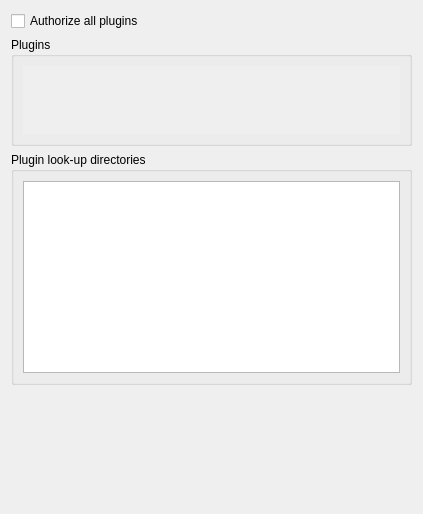
<?xml version="1.0" encoding="UTF-8"?>
<ui version="4.0">
 <class>PluginsPage</class>
 <widget class="QWidget" name="PluginsPage">
  <property name="geometry">
   <rect>
    <x>0</x>
    <y>0</y>
    <width>423</width>
    <height>514</height>
   </rect>
  </property>
  <property name="contextMenuPolicy">
   <enum>Qt::NoContextMenu</enum>
  </property>
  <layout class="QVBoxLayout" name="verticalLayout_2">
   <item>
    <widget class="QCheckBox" name="enableAll">
     <property name="sizePolicy">
      <sizepolicy hsizetype="Minimum" vsizetype="Preferred">
       <horstretch>0</horstretch>
       <verstretch>0</verstretch>
      </sizepolicy>
     </property>
     <property name="text">
      <string>Authorize all plugins</string>
     </property>
    </widget>
   </item>
   <item>
    <widget class="QGroupBox" name="groupBox">
     <property name="title">
      <string>Plugins</string>
     </property>
     <layout class="QVBoxLayout" name="verticalLayout_4">
      <item>
       <widget class="QScrollArea" name="scrollArea">
        <property name="sizePolicy">
         <sizepolicy hsizetype="Expanding" vsizetype="Preferred">
          <horstretch>0</horstretch>
          <verstretch>0</verstretch>
         </sizepolicy>
        </property>
        <property name="frameShape">
         <enum>QFrame::NoFrame</enum>
        </property>
        <property name="widgetResizable">
         <bool>true</bool>
        </property>
        <widget class="QWidget" name="scrollAreaWidgetContents">
         <property name="geometry">
          <rect>
           <x>0</x>
           <y>0</y>
           <width>345</width>
           <height>16</height>
          </rect>
         </property>
         <property name="sizePolicy">
          <sizepolicy hsizetype="Preferred" vsizetype="Fixed">
           <horstretch>0</horstretch>
           <verstretch>0</verstretch>
          </sizepolicy>
         </property>
         <layout class="QVBoxLayout" name="_pluginsLayout">
          <property name="spacing">
           <number>3</number>
          </property>
          <property name="leftMargin">
           <number>0</number>
          </property>
          <property name="topMargin">
           <number>0</number>
          </property>
          <property name="rightMargin">
           <number>0</number>
          </property>
          <property name="bottomMargin">
           <number>0</number>
          </property>
         </layout>
        </widget>
       </widget>
      </item>
     </layout>
    </widget>
   </item>
   <item>
    <widget class="QGroupBox" name="groupBox_2">
     <property name="title">
      <string>Plugin look-up directories</string>
     </property>
     <layout class="QVBoxLayout" name="verticalLayout">
      <item>
       <widget class="QTextBrowser" name="_lookupDirectories_TB">
        <property name="sizePolicy">
         <sizepolicy hsizetype="Expanding" vsizetype="Preferred">
          <horstretch>0</horstretch>
          <verstretch>0</verstretch>
         </sizepolicy>
        </property>
       </widget>
      </item>
     </layout>
    </widget>
   </item>
   <item>
    <spacer name="verticalSpacer_2">
     <property name="orientation">
      <enum>Qt::Vertical</enum>
     </property>
     <property name="sizeHint" stdset="0">
      <size>
       <width>20</width>
       <height>40</height>
      </size>
     </property>
    </spacer>
   </item>
  </layout>
 </widget>
 <resources/>
 <connections/>
</ui>
